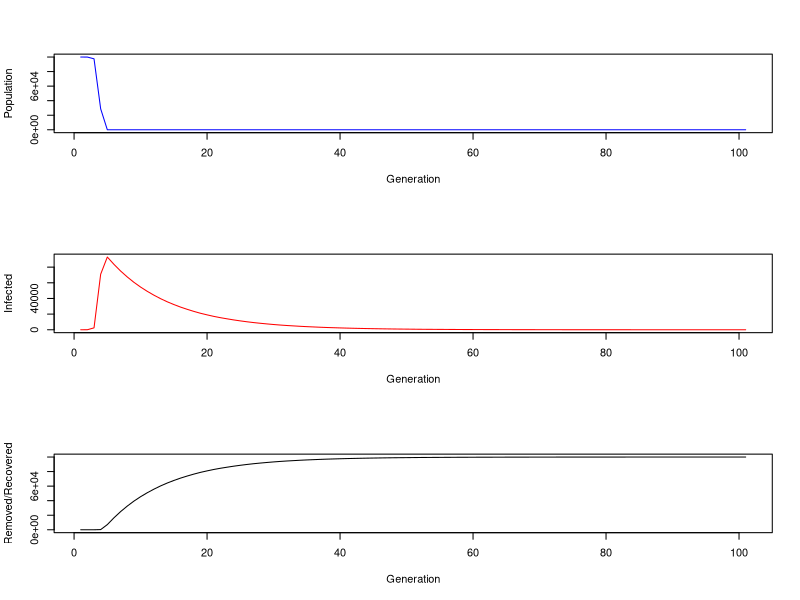
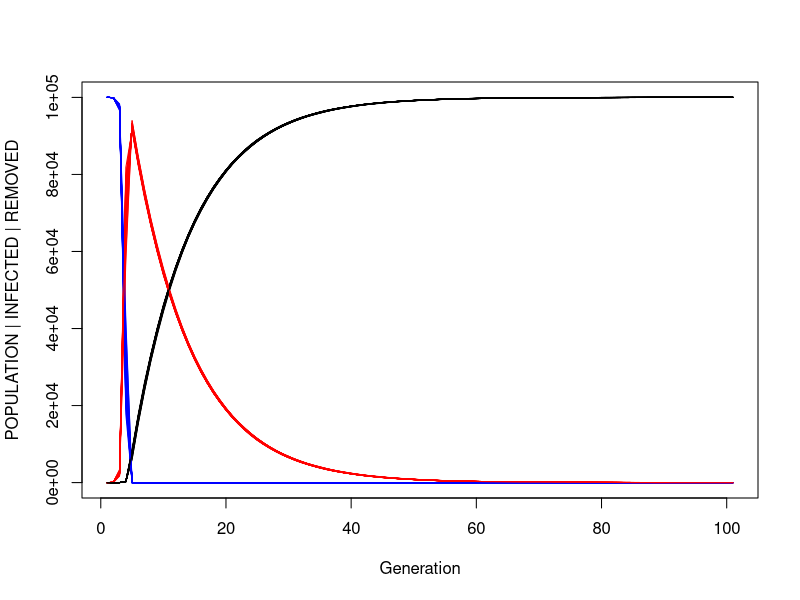
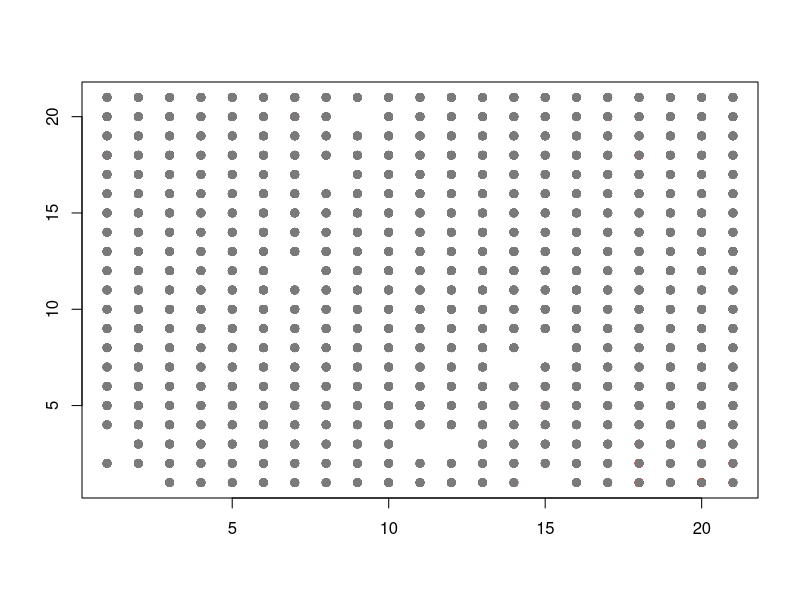

Recreate these plots in R, in order.
#Symulacja przebiegu choroby o tendencji epidemicznej w schemacie:
#SIR - Susceptible, Infected, and Removed | Podatne, zainfekowane i usunięte (przechorowali, są odporni na ponowne zarażenie)

#funkcja symulująca zmiany poziomu osób podatnych na zakażenie, zainfekowanych i ozdrowiałych lub zmarłych
# T - liczba okresów
# a - wskaźnik infekcji
# b - wskaźnik ozdrowienia
# N - liczba początkowych potencjalnych osób do zakeżenia 
spreadSimulation <- function(a, b, N, T) { 
  S <- rep(0, T+1)
  I <- rep(0, T+1)
  R <- rep(0, T+1)
  S[1] <- N
  I[1] <- 1
  R[1] <- 0
  for (i in 1:T) {
    #szansa na to, że osoby zostaną niezainfekowane wynosi ((1-a)^I(t)
    #każda z zainfekowanych osób zaraża z prawdopodobieństwem a zatem szansa na niezainfekowanie 
    #w danym momencie wynosi 1-a do potęgi I(t) ilości osób zakażonych w danym momencie
    #stąd poziom niezainfekowanych jest wartością rozkładu dwumianowego 
    S[i+1] <- rbinom(1, S[i], (1 - a)^I[i])
    #wartość osób w grupie R (ozdrowiałe/zmarłe) jest zatem wartością ilości osób w grupie R w aktualnym
    #momencie + wartością rozkładu dwumianowego
    R[i+1] <- R[i] + rbinom(1, I[i], b)
    #wartość ilości zainfekowanych to natomiast wartość populacji + 1 pomniejszona o Ilość osób wyzdrowiałych
    #w czasie t+1 oraz pomniejszona o wartość osób niezainfekowanych w czasie t+1
    I[i+1] <- N + 1 - R[i+1] - S[i+1]
  }
  # returns a matrix
  return(matrix(c(S, I, R), ncol = 3))
}

#Wartości początkowe
#populacja całkowita średniego miasta - 100 000 osób
N <- 100000
#ilość okresów
T <- 100  
#prawdopodobieństwo infekcji
a <- 0.0005
#prawodpodobieństwo do ozdrowienia/śmierci
b <- 0.1

#wykonanie funkcji dla wybranych wartości
Z <- spreadSimulation(a,b,N,T)
colnames(Z) <- c("S", "I", "R")

#wizualizacja przebiegu epidemii 
par(mfrow=c(3,1)) 
plot(Z[,"S"], type = "n",
     xlab = "Generation", 
     ylab = "Population")
lines(Z[,"S"], col="blue")
plot(Z[,"I"], type = "n",
     xlab = "Generation", 
     ylab = "Infected")
lines(Z[,"I"], col="red")
plot(Z[,"R"], type = "n",
     xlab = "Generation", 
     ylab = "Removed/Recovered")
lines(Z[,"R"])


#wizualizacja wielokrotnej symulacji przebiegu epidemii (bardzo zbliżone symulacje)
par(mfrow=c(1,1))
plot(Z[,"S"], type = "n",
     xlab = "Generation", 
     ylab = "POPULATION | INFECTED | REMOVED")
for (i in 1:50){
  Z <- spreadSimulation(a,b,N,T)
  colnames(Z) <- c("S", "I", "R")
  lines(Z[,"S"], col="blue")
  lines(Z[,"I"], col="red")
  lines(Z[,"R"])
}


#Wizualizacja rozwoju epidemii w populacji np. miasta - forest fire epidemic model
rm(list = ls())
infectionPlate <- function(A, i, j) {
  contacted <- 0
  
  if (i > 1) {
    if (j > 1) contacted <- contacted + (A[i-1, j-1] == 1)
    contacted <- contacted + (A[i-1, j] == 1)
    if (j < ncol(A)) contacted <- contacted + (A[i-1, j+1] == 1)
  }
  if (j > 1) contacted <- contacted + (A[i, j-1] == 1)
  contacted <- contacted + (A[i, j] == 1)
  if (j < ncol(A)) contacted <- contacted + (A[i, j+1] == 1)

  if (i < nrow(A)) {
    if (j > 1) contacted <- contacted + (A[i+1, j-1] == 1)
    contacted <- contacted + (A[i+1, j] == 1)
    if (j < ncol(A)) contacted <- contacted + (A[i+1, j+1] == 1)
  }
  return(contacted)
}

forest.fire.plot <- function(X) {
  #wykres zainfekowanych i należących do grupy removed
  for (i in 1:nrow(X)) {
    for (j in 1:ncol(X)) {
      if (X[i,j] == 1) points(i, j, col = "red", pch = 19)
      else if (X[i,j] == 0) points(i, j, col = "gray48", pch = 19)
    }
  }
}

forest.fire <- function(X, a, b, 
                        pausing = FALSE) {
  plot(c(1,nrow(X)), c(1,ncol(X)), 
       type = "n", xlab = "", ylab = "")
  forest.fire.plot(X)
  burning <- TRUE
  while (burning) {
    burning <- FALSE
    if (pausing) {
      input <- readline("hit any key to see next infections")
    }
    B <- X
    for (i in 1:nrow(X)) {
      for (j in 1:ncol(X)) {
        if (X[i, j] == 2) {
          if (runif(1) > (1 - a)^infectionPlate(X, i, j)) {
            B[i, j] <- 1
          }
        } else if (X[i, j] == 1) {
          burning <- TRUE
          if (runif(1) < b) {
            B[i, j] <- 0
          }
        }
      }
    }
    X <- B
    forest.fire.plot(X)
  }
  return(X)
}

set.seed(3)
X <- matrix(2, 21, 21)
X[11, 11] <- 1
X <- forest.fire(X, .2, .4, TRUE)
X <- matrix(2, 21, 21)
X[21,] <- 1
